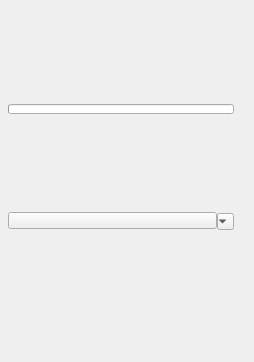
<?xml version="1.0" encoding="UTF-8"?>
<ui version="4.0">
 <class>QtUi</class>
 <widget class="QMainWindow" name="QtUi">
  <property name="enabled">
   <bool>true</bool>
  </property>
  <property name="geometry">
   <rect>
    <x>0</x>
    <y>0</y>
    <width>254</width>
    <height>362</height>
   </rect>
  </property>
  <property name="minimumSize">
   <size>
    <width>120</width>
    <height>0</height>
   </size>
  </property>
  <property name="maximumSize">
   <size>
    <width>999</width>
    <height>999</height>
   </size>
  </property>
  <property name="windowTitle">
   <string>Toolkit</string>
  </property>
  <property name="tabShape">
   <enum>QTabWidget::Triangular</enum>
  </property>
  <property name="dockNestingEnabled">
   <bool>true</bool>
  </property>
  <property name="dockOptions">
   <set>QMainWindow::AllowNestedDocks|QMainWindow::AllowTabbedDocks|QMainWindow::AnimatedDocks|QMainWindow::ForceTabbedDocks</set>
  </property>
  <widget class="QWidget" name="mainWindow">
   <widget class="QWidget" name="layoutWidget_2">
    <property name="geometry">
     <rect>
      <x>8</x>
      <y>6</y>
      <width>226</width>
      <height>321</height>
     </rect>
    </property>
    <layout class="QGridLayout" name="gridLayout_2">
     <property name="spacing">
      <number>0</number>
     </property>
     <item row="1" column="1">
      <widget class="QPushButton_Draggable" name="pin">
       <property name="minimumSize">
        <size>
         <width>19</width>
         <height>17</height>
        </size>
       </property>
       <property name="maximumSize">
        <size>
         <width>999</width>
         <height>17</height>
        </size>
       </property>
       <property name="text">
        <string/>
       </property>
       <property name="checkable">
        <bool>true</bool>
       </property>
      </widget>
     </item>
     <item row="1" column="2">
      <widget class="QComboBox_" name="cmb">
       <property name="sizePolicy">
        <sizepolicy hsizetype="Minimum" vsizetype="Ignored">
         <horstretch>0</horstretch>
         <verstretch>0</verstretch>
        </sizepolicy>
       </property>
       <property name="minimumSize">
        <size>
         <width>17</width>
         <height>17</height>
        </size>
       </property>
       <property name="maximumSize">
        <size>
         <width>17</width>
         <height>15</height>
        </size>
       </property>
      </widget>
     </item>
     <item row="0" column="1" colspan="2">
      <widget class="QProgressBar_" name="progressBar">
       <property name="sizePolicy">
        <sizepolicy hsizetype="Ignored" vsizetype="Fixed">
         <horstretch>0</horstretch>
         <verstretch>0</verstretch>
        </sizepolicy>
       </property>
       <property name="minimumSize">
        <size>
         <width>0</width>
         <height>10</height>
        </size>
       </property>
       <property name="maximumSize">
        <size>
         <width>16777215</width>
         <height>10</height>
        </size>
       </property>
       <property name="value">
        <number>0</number>
       </property>
       <property name="textVisible">
        <bool>false</bool>
       </property>
      </widget>
     </item>
     <item row="2" column="1" colspan="2">
      <layout class="QHBoxLayout" name="horizontalLayout">
       <item>
        <layout class="QVBoxLayout" name="verticalLayout">
         <property name="spacing">
          <number>12</number>
         </property>
        </layout>
       </item>
       <item>
        <layout class="QVBoxLayout" name="verticalLayout_2">
         <property name="spacing">
          <number>12</number>
         </property>
        </layout>
       </item>
      </layout>
     </item>
    </layout>
   </widget>
  </widget>
 </widget>
 <customwidgets>
  <customwidget>
   <class>QPushButton_Draggable</class>
   <extends>QPushButton</extends>
   <header>widgets.qpushbutton_draggable.h</header>
  </customwidget>
  <customwidget>
   <class>QComboBox_</class>
   <extends>QComboBox</extends>
   <header>widgets.qcombobox_.h</header>
  </customwidget>
  <customwidget>
   <class>QProgressBar_</class>
   <extends>QProgressBar</extends>
   <header>widgets.qprogressbar_.h</header>
  </customwidget>
 </customwidgets>
 <resources/>
 <connections/>
 <designerdata>
  <property name="gridDeltaX">
   <number>4</number>
  </property>
  <property name="gridDeltaY">
   <number>6</number>
  </property>
  <property name="gridSnapX">
   <bool>true</bool>
  </property>
  <property name="gridSnapY">
   <bool>true</bool>
  </property>
  <property name="gridVisible">
   <bool>true</bool>
  </property>
 </designerdata>
</ui>
